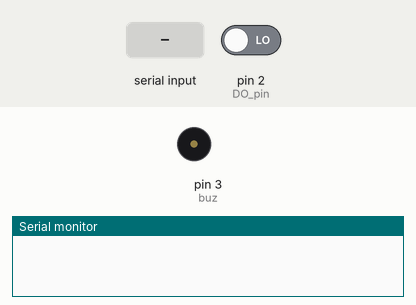
This sketch was run on a simulated Arduino Uno, built with avr-gcc and run on an emulated ATmega328P. On the bench: buzzer (waves = sounding), the last lines printed to the serial monitor. The inputs (shaded band) are chosen by the test bench; at power-on: pin 2 (DO_pin) LOW.

Above: at 1.2 s.
1.3 s: pin 2 (DO_pin) driven HIGH
2.8 s: "90,45\n" received over Serial
At 3.8 s:
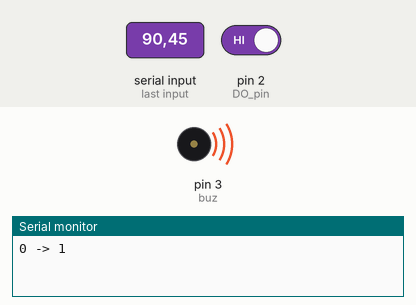
4.3 s: pin 2 (DO_pin) driven LOW
Timing chart, 0 to 7.3 s (numbered marks = the images above; inputs shaded):
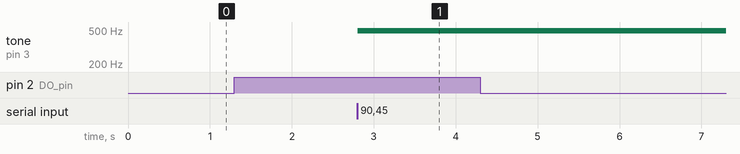

The sketch:

calibration_big_sound.ino
```cpp
// calibration routine for 'red PCB sensors'

// Arduino pin numbers
// sound detector sensor
const int DO_pin = 2;
const int AO_pin = 0;

// buzzer
const int buz = 3;

void setup() {
  pinMode(DO_pin, INPUT);
  Serial.begin(9600);
}

void loop() {
  if (Serial.available())
  {
    analogWrite(buz, Serial.read() - '0');
  }

  static int last = 0;
  if ( last == 0 && digitalRead(DO_pin)){
    Serial.print("0 -> 1 \n");
    last = 1;
  }
  if ( last == 1 && !digitalRead(DO_pin))
  {
    Serial.print("1 -> 0 \n");
    last = 0;
  }
  /*
  Serial.print(digitalRead(DO_pin));
  Serial.print("-");
  Serial.println(analogRead(AO_pin));
  */
  delay(5);
}
```

Measured:
- after the input at 2.8 s, tone on pin 3 (buz): silent → 490 Hz at once
